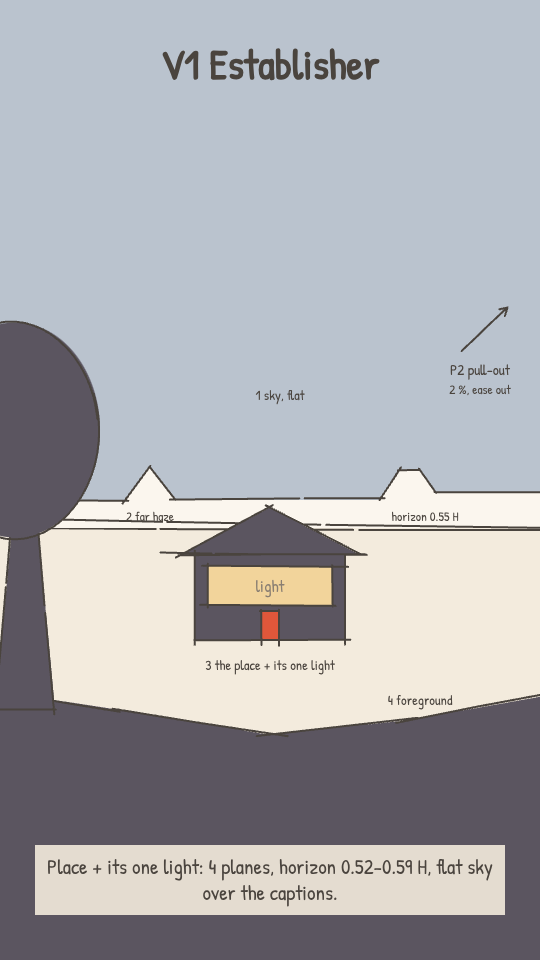
#> input picture video/docs/look/cine_sketches/V1.png, 540 x 960 px, given in place of flat_bands.png, which was not available
$ python piece_paving.py
#> lines starting #> are read from the running program, lines starting #| are printed output that depends on the picture; pictures that were not available may be replaced by others from this repository, and a replacement may not be noted
### video/scripts/look/organic/oc_lib.py
"""oc_lib.py: the organic proof's shared tools (docs/look/organic/organic_proof.md). Seeded and deterministic: the
same inputs give the same bytes. numpy (BSD-3), SciPy (BSD-3), OpenCV (Apache-2.0), pyfastnoiselite (MIT, the
FastNoiseLite noise: libraries.md rank 2) and MyPaint's engine through peinten (MIT port of libmypaint, ISC; brushes
CC0: libraries.md rank 1), run by mypaint_bake.mjs. Lengths are px of the 1080 x 1920 frame.

  seeded(*keys)                 a numpy Generator from a string key (sha256, as scripts/look/paint)
  fnl(shape, seed, freq, ...)   FastNoiseLite OpenSimplex2 fBm on a pixel grid, optionally domain-warped
  oklab / lab helpers           sRGB <-> OKLab, CIE L*
  flat_labels(rgba)             the regions of a flat vector render (its exact fill colours; AA seams split)
  StrokePlan                    marks by pass, written as a MyPaint job (brush, points with pressure, colour, width)
  mypaint(base, strokes)        lays the marks with MyPaint's engine over a base RGBA (smudge brushes pick it up)
  edge_alpha_light(...)         lost and found silhouette edges by the light (shapes.md section 3.3)"""
from __future__ import annotations

import hashlib
import json
import math
import os
import subprocess
import sys
import tempfile

import cv2
import numpy as np
from scipy import ndimage as ndi

HERE = os.path.dirname(os.path.abspath(__file__))
VIDEO = os.path.abspath(os.path.join(HERE, '..', '..', '..'))
ORG_DOCS = os.path.join(VIDEO, 'docs', 'look', 'organic')
SCRATCH = os.environ.get('OC_SCRATCH', '/tmp/organic/organic_proof')
FW, FH = 1080, 1920
BAND = (290, 600)          # the caption band (LAYOUT.md section 1): nothing painted may change it

# ------------------------------------------------------------------------------------------- seeds and noise


def seeded(*keys) -> np.random.Generator:
    h = hashlib.sha256('/'.join(str(k) for k in keys).encode()).digest()
    return np.random.default_rng(int.from_bytes(h[:8], 'little'))


def seed_int(*keys) -> int:
    h = hashlib.sha256('/'.join(str(k) for k in keys).encode()).digest()
    return int.from_bytes(h[:4], 'little') & 0x7FFFFFFF


# [28 lines left out: function fnl, not called in this run]


def smoothstep(a, b, x):
    t = np.clip((x - a) / (b - a), 0.0, 1.0)
    return t * t * (3 - 2 * t)


# ------------------------------------------------------------------------------------------------- colour

def srgb2lin(c):
    c = np.asarray(c, np.float64)
    return np.where(c <= 0.04045, c / 12.92, ((c + 0.055) / 1.055) ** 2.4)


def lin2srgb(c):
    c = np.asarray(c, np.float64)
    return np.where(c <= 0.0031308, 12.92 * c, 1.055 * np.clip(c, 0, None) ** (1 / 2.4) - 0.055)


_M1 = np.array([[0.4122214708, 0.5363325363, 0.0514459929], [0.2119034982, 0.6806995451, 0.1073969566],
                [0.0883024619, 0.2817188376, 0.6299787005]])
_M2 = np.array([[0.2104542553, 0.7936177850, -0.0040720468], [1.9779984951, -2.4285922050, 0.4505937099],
                [0.0259040371, 0.7827717662, -0.8086757660]])
_M1i, _M2i = np.linalg.inv(_M1), np.linalg.inv(_M2)


def rgb2ok(rgb):
    """sRGB (0..1, last axis RGB) -> OKLab."""
    return np.cbrt(srgb2lin(rgb) @ _M1.T) @ _M2.T


def ok2rgb(lab):
    lms = np.asarray(lab, np.float64) @ _M2i.T
    return np.clip(lin2srgb((lms ** 3) @ _M1i.T), 0, 1)


def hx(h):
    return np.array([int(h[i:i + 2], 16) / 255 for i in (1, 3, 5)])


def hexof(rgb):
    r, g, b = (int(round(float(v) * 255)) for v in np.clip(rgb, 0, 1))
    return f'#{r:02x}{g:02x}{b:02x}'


# [4 lines left out: function Lstar, not called in this run]


def shift_ok(rgb, dL=0.0, da=0.0, db=0.0):
    return ok2rgb(rgb2ok(rgb) + np.array([dL, da, db]))


# ---------------------------------------------------------------------------------------------------- I/O

def load_rgba(path):
    im = cv2.imread(path, cv2.IMREAD_UNCHANGED)
#> im is the input picture: shape (960, 540, 3); mean B, G, R 176.6, 172.1, 171.7
    if im.ndim == 2:
        im = cv2.cvtColor(im, cv2.COLOR_GRAY2BGRA)
    if im.shape[2] == 3:
        im = np.dstack([im, np.full(im.shape[:2], 255, np.uint8)])
#> im: shape (960, 540, 4)
    rgba = im[..., [2, 1, 0, 3]].astype(np.float64) / 255.0
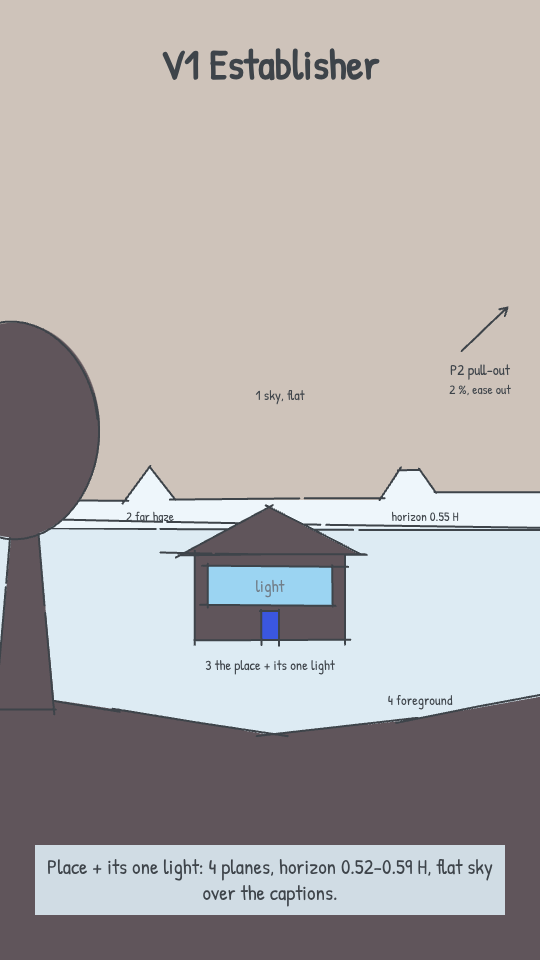
#> rgba: shape (960, 540, 4) float64; mean B, G, R, A 0.673, 0.675, 0.692, 1
    return rgba


def save_rgba(path, rgba):
    a = np.clip(np.round(np.asarray(rgba) * 255), 0, 255).astype(np.uint8)
    cv2.imwrite(path, a[..., [2, 1, 0, 3]], [cv2.IMWRITE_PNG_COMPRESSION, 9])


# [182 lines left out: functions save_rgb, over, flat_labels, clean_labels, recolour, boundaries and 6 more, not called in this run]


# ------------------------------------------------------------------------------------------- the strokes

class StrokePlan:
    """Marks by pass, each a MyPaint stroke: {brush, pts: [[x, y, p]], color, width, opacity, seed}. The pressure
    profile is a hand's: a quick attack, a hold, a lifted tail (a dry end)."""

    ATT = {'wash': 0.15, 'form': 0.12, 'accent': 0.2, 'blend': 0.3, 'edge': 0.15, 'dab': 0.35, 'lost': 0.25}

    # [86 lines left out: functions __init__, pressure, add, count, mypaint, outward_normal and 1 more, not called in this run]

### video/scripts/look/organic/piece_paving.py
"""piece_paving.py: the organic paving of our bank (docs/look/organic/organic_proof.md section 2.4). Measured on v6
(shapes.md 2.5, techniques.md 1): 80 % of the paving's edge length straight, 68 % ruler lines (the treads' nosings and
the joints cross the frame), 86 % crisp, 1 % lost, perfect-ellipse shadows, dead-flat fields. This keeps v6's design
(the coping, the landing, five treads, their lips, the alternating flags, the joints to the second vanishing point;
read from the engine: OrganicFlat 'bands' for the exact geometry, OrganicS1 'noProps' for the scene's own colours)
and repaints it by the shapes lane's ground rules (shapes.md 3.2 "Ground") and the near plane's dose:
  1. HAND-LAID: a sub-pixel bow on every long line (no wobble); each joint broken into pieces with lost gaps (10-25 %
     of its length) and faded ends; each flag its own value (+-1-3.5 L*): flags suggested by value patches.
  2. LIGHT: the whole bank a ramp toward the low sun and the canal (+-3 L*, warmer toward the light), a slow mottle.
  3. MARKS (MyPaint): flat-brush strokes along the treads toward the vanishing point, their size by perspective
     (bigger near, finer toward the canal), a value step off the flag's own, denser where an edge is lost; on the
     nosings, where the lip and the tread meet at a close value, strokes lap across (the ruler line breaks).
  4. SHADOWS (the ground's, baked; techniques.md 3.6): the props' contact and cast shadows recovered exactly from the
     engine (the frame / the frame with the ground's shadows off), their outlines displaced at the shadow octaves and
     their far ends softened: natural shapes lying across the man-made grid, never perfect ellipses.
The props, Pip and the bench stay the scene's own, crisp, drawn over this piece in the engine (OrganicSteps)."""
from __future__ import annotations

import math
import os
import sys

import cv2
import numpy as np
from scipy import ndimage as ndi

HERE = os.path.dirname(os.path.abspath(__file__))
sys.path.insert(0, HERE)
import oc_lib as L  # noqa: E402

BOX = (0, 1140, 1080, 780)               # frame px: x, y, w, h (our bank: y 1144-1920)
VP = (-1100.0, 1000.0)                   # the ground's vanishing point along the canal (V2S1_steps_stone GROUND_VP)
LIGHT2 = np.array([-0.75, -0.66])        # toward the low sun (and the canal), in the picture


def ground_scale(x, y):
    """V2S1_steps_stone groundScale: 1 at x 540 on the line y540 = 1500; things shrink toward the vanishing point."""
    return ((x - VP[0]) / (540 - VP[0])) * (np.maximum(y - VP[1], 1) / (1500 - VP[1])) ** 0.5


def components(lab):
    comp = np.full(lab.shape, -1, np.int32)
    colour_of = []
    n = 0
    for l in np.unique(lab[lab >= 0]):
        cc, k = ndi.label(lab == l)
        comp[cc > 0] = cc[cc > 0] - 1 + n
        colour_of += [l] * k
        n += k
    return comp, np.array(colour_of, np.int32)


def make(out_dir, seed=('organic', 'paving', 1), dose=1.0, renders=None):
    os.makedirs(out_dir, exist_ok=True)
    R = renders or os.path.join(L.SCRATCH, 'renders')
    X0, Y0, W, H = BOX
    crop = lambda im: im[Y0:Y0 + H, X0:X0 + W]
    flat = crop(L.load_rgba(os.path.join(R, 'flat_bands.png')))
    nop = crop(L.load_rgba(os.path.join(R, 'v6_noProps.png')))[..., :3]
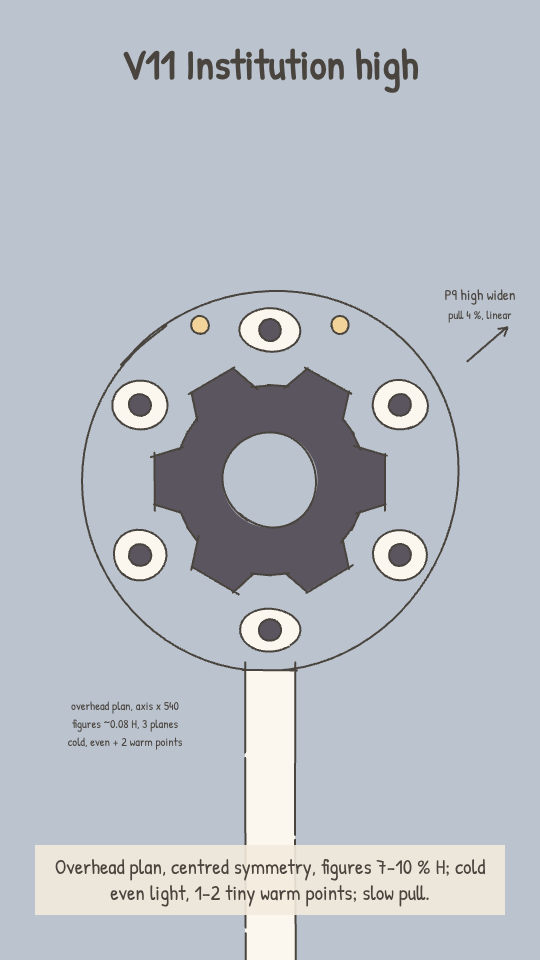
#> input picture video/docs/look/cine_sketches/V11.png, 540 x 960 px, given in place of v6_noProps.png, which was not available
#> in load_rgba, im is the input picture: shape (960, 540, 3); mean B, G, R 197.1, 188.7, 182.5
    v6 = crop(L.load_rgba(os.path.join(R, 'v6.png')))[..., :3]
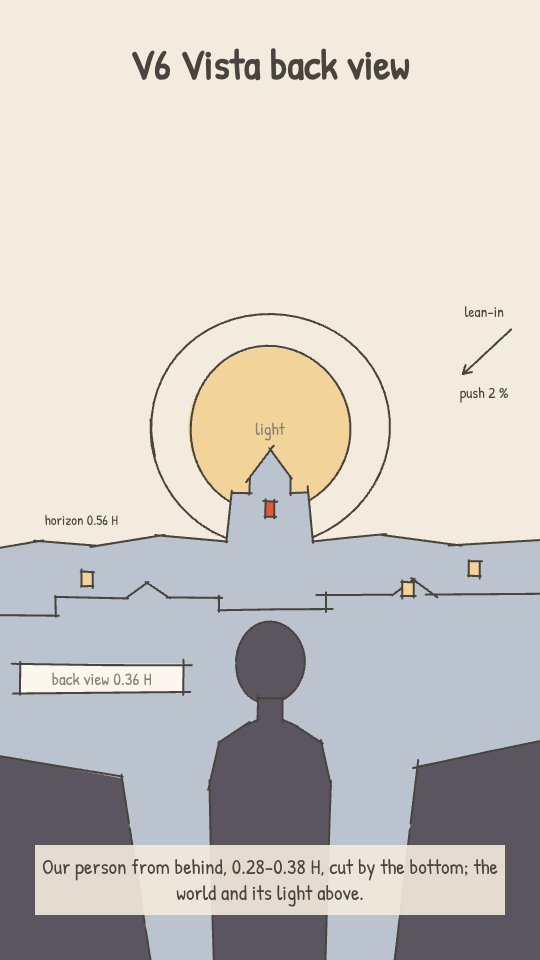
#> input picture video/docs/look/cine_sketches/V6.png, 540 x 960 px, found by its file name
#> in load_rgba, im is the input picture: shape (960, 540, 3); mean B, G, R 195, 201, 205.3
#> in load_rgba (call 3), `rgba = im[..., [2, 1, 0, 3]].astype(np.float64) / 255.0`:
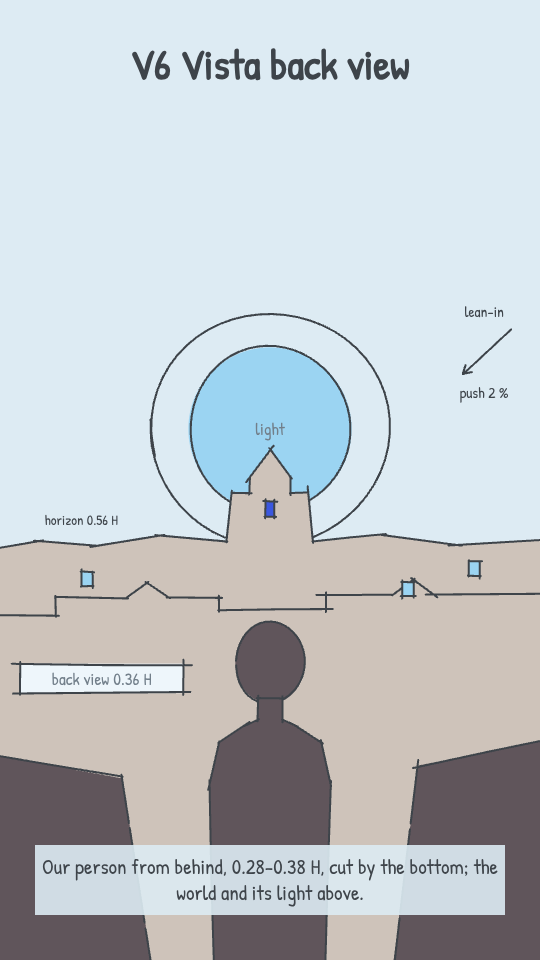
#> rgba: shape (960, 540, 4) float64; mean B, G, R, A 0.805, 0.788, 0.765, 1
    gu = crop(L.load_rgba(os.path.join(R, 'v6_groundUnlit.png')))[..., :3]
    nopip = crop(L.load_rgba(os.path.join(R, 'v6_noPip.png')))[..., :3]
    alpha = flat[..., 3]
    bank = alpha > 0.5
    fy = np.arange(H)[:, None] + Y0
    fx = np.arange(W)[None, :] + X0
    rng = L.seeded(seed, 'paving')
    # ---- 1. the design: v6's regions with the scene's own colours (the flat's geometry: no occluders)
    lab, cols = L.flat_labels(flat)

    def bow(tag):
        out = np.zeros((H, W))
        for i, (lam, a) in enumerate([(160, 0.7), (60, 0.3)]):
            nz = L.fnl((H, W), L.seed_int(seed, tag, i), 1.0 / lam, octaves=1)
            out += a * nz / (nz.std() + 1e-9)
        return out.astype(np.float32)
    lab = L.warp_labels(lab, bow('bx'), bow('by'))
    lab[~bank] = -1
    lab = L.clean_labels(lab, 30)
    comp, colour_of = components(lab)
    n = len(colour_of)
    occl = (np.abs(v6 - nopip).max(2) > 1 / 255) | (np.abs(gu - nop).max(2) > 1 / 255)    # Pip, the props
    occl = ndi.binary_dilation(occl, iterations=2)
    med = np.zeros((n, 3))
    for i in range(n):
        m = (comp == i)
        mm = m & ~occl
        med[i] = np.median(nop[mm if mm.sum() > 3 else m], axis=0)
    base = np.zeros((H, W, 3))
    base[comp >= 0] = med[comp[comp >= 0]]
    okb = L.rgb2ok(base)
    Lb = L.Lstar(base)
    # the faces: big (flags, tread tops) and thin (joints, lips): thickness from the inside distance
    area = ndi.sum(np.ones_like(comp), comp, index=np.arange(n))
    objs = ndi.find_objects(comp + 1, max_label=n)
    thick = np.zeros(n)
    for i, sl in enumerate(objs):
        if sl is not None:
            thick[i] = 2 * ndi.distance_transform_edt(np.pad(comp[sl] == i, 1))[1:-1, 1:-1].max()
    # ---- flags: each its own value; joints broken into pieces with lost gaps and faded ends
    tgt = okb.copy()
    yy, xx = np.mgrid[0:H, 0:W].astype(np.float64)
    for i in range(n):
        if area[i] < 40:
            continue
        m = comp == i
        if thick[i] >= 8:                                        # a flag or a tread's lit top: its own value
            tgt[m, 0] += rng.uniform(-0.03, 0.03) * rng.uniform(0.35, 1.0)
        else:                                                    # a thin joint or lip: broken, its ends fading
            ys, xs = np.nonzero(m)
            if len(xs) < 30:
                continue
            cx, cy = xs.mean(), ys.mean()
            cxx, cyy, cxy = ((xs - cx) ** 2).mean(), ((ys - cy) ** 2).mean(), ((xs - cx) * (ys - cy)).mean()
            ang = 0.5 * math.atan2(2 * cxy, cxx - cyy)
            t = (xs - cx) * math.cos(ang) + (ys - cy) * math.sin(ang)
            t = (t - t.min()) / max(t.max() - t.min(), 1)
            Lt = t.max() if t.max() > 0 else 1
            # the neighbour's colour (the flag beside it)
            ring = ndi.binary_dilation(m, iterations=3) & ~m & (comp >= 0)
            if not ring.any():
                continue
            nb = np.median(okb[ring], axis=0)
            fade = np.clip(np.minimum(t, 1 - t) / 0.14, 0, 1)                # faded ends
            gaps = np.zeros_like(t)
            for g in range(int(rng.integers(1, 3)) if (xs.max() - xs.min()) > 60 else 0):
                c0, half = rng.uniform(0.2, 0.8), rng.uniform(0.05, 0.12)
                gaps = np.maximum(gaps, np.clip(1 - np.abs(t - c0) / half, 0, 1) ** 0.6)
            keep = fade * (1 - gaps)
            tgt[ys, xs] = tgt[ys, xs] * keep[:, None] + nb * (1 - keep[:, None])
    # ---- 2. the light: a ramp toward the low sun and the canal, warmer toward it; a slow mottle
    proj = ((xx - W / 2) * LIGHT2[0] + (yy - H / 2) * LIGHT2[1]) / (0.5 * math.hypot(W, H))
    mott = L.fnl((H, W), L.seed_int(seed, 'mott'), 1 / 90.0, octaves=2)
    tgt[..., 0] += 0.022 * np.clip(proj, -1, 1) + 0.008 * mott
    tgt[..., 2] += 0.005 * np.clip(proj, -1, 1)
    target = L.ok2rgb(tgt)
    # ---- 3. the marks, along the treads toward the vanishing point, sized by perspective
    plan = L.StrokePlan((seed, 'paving', 'plan'))
    r = plan.rng
    bnd = L.boundaries(np.where(bank, comp, -1)) & bank
    Lbig = cv2.dilate(Lb.astype(np.float32), np.ones((5, 5), np.uint8)) - cv2.erode(Lb.astype(np.float32), np.ones((5, 5), np.uint8))
    lostb = bnd & (Lbig < 6.0)
    ldist = ndi.distance_transform_edt(~lostb)
    used = set()
    ys, xs = np.nonzero(bank & (comp >= 0))
    pick = r.permutation(len(xs))
    nmark = 0
    budget = int(800 * dose)
    for j in pick:
        if nmark >= budget:
            break
        x, y = xs[j], ys[j]
        i = comp[y, x]
        if thick[i] < 8:
            continue
        gs = float(ground_scale(x + X0, y + Y0))
        # density: a base everywhere, more near lost edges; fewer per px where the marks are big (near)
        p = (0.0035 + 0.02 * math.exp(-ldist[y, x] / (10 * gs))) / max(gs, 0.3) ** 1.5
        if r.random() > p * 6:
            continue
        dx_, dy_ = VP[0] - (x + X0), VP[1] - (y + Y0)
        dn = math.hypot(dx_, dy_)
        ux, uy = dx_ / dn, dy_ / dn
        Ls = r.uniform(30, 80) * gs
        wd = r.uniform(7, 14) * gs
        if Ls < 8 or wd < 2.5:
            continue
        c = L.rgb2ok(target[y, x]) + np.array([r.choice([-1, 1]) * r.uniform(0.005, 0.013), 0, r.normal(0, 0.003)])
        ck = 'c%d' % colour_of[i]
        used.add(ck)
        near_lost = ldist[y, x] < 6 * gs and r.random() < 0.3
        plan.add('flag', 'tanda/acrylic-04-paint', [(x - ux * Ls / 2, y - uy * Ls / 2), (x + ux * Ls / 2, y + uy * Ls / 2)], L.ok2rgb(c), wd,
                 r.uniform(0.45, 0.75), clip=None if near_lost else ck, ds=1.0)
        nmark += 1
    # the long nosings: where the lip meets the tread at a close value, strokes lap across (the ruler line breaks)
    lys, lxs = np.nonzero(lostb & (Lbig > 1.0))
    taken = np.zeros((H, W), bool)
    for j in r.permutation(len(lxs)):
        x, y = lxs[j], lys[j]
        gs = float(ground_scale(x + X0, y + Y0))
        sp = int(max(14, 60 * gs))
        if taken[max(0, y - sp // 3):y + sp // 3 + 1, max(0, x - sp):x + sp + 1].any() or r.random() > 0.35 * dose:
            continue
        taken[y, x] = True
        dx_, dy_ = VP[0] - (x + X0), VP[1] - (y + Y0)
        dn = math.hypot(dx_, dy_)
        ux, uy = dx_ / dn, dy_ / dn
        side = 1 if r.random() < 0.5 else -1
        sx, sy = int(np.clip(x - uy * 4 * side, 0, W - 1)), int(np.clip(y + ux * 4 * side, 0, H - 1))
        Ls = r.uniform(26, 60) * gs
        off = side * r.uniform(0.5, 2.0) * gs
        cx_, cy_ = x - uy * off, y + ux * off
        plan.add('lost', 'tanda/acrylic-04-paint', [(cx_ - ux * Ls / 2, cy_ - uy * Ls / 2), (cx_ + ux * Ls / 2, cy_ + uy * Ls / 2)],
                 target[sy, sx], r.uniform(3.5, 7.0) * gs, r.uniform(0.55, 0.85), ds=1.0)
    clips = {ck: ndi.binary_dilation(lab == int(ck[1:]), iterations=1).astype(np.float64) for ck in sorted(used)}
    base_rgba = np.dstack([target, alpha])
    painted, sec = L.mypaint(base_rgba, plan.strokes, clips=clips, tag='paving')
    # ---- 4. the ground's shadows, recovered exactly, then made natural
    shadow = bank & ~occl
    F = np.ones((H, W, 3))
    F[shadow] = np.clip(v6[shadow] / np.maximum(gu[shadow], 1e-3), 0.3, 1.0)
    # under the props (hidden there anyway) the factor continues: inpainted
    unk = (bank & occl).astype(np.uint8)
    F8 = np.clip(np.round(F * 255), 0, 255).astype(np.uint8)
    F8 = np.dstack([cv2.inpaint(np.ascontiguousarray(F8[..., c]), unk, 5, cv2.INPAINT_TELEA) for c in range(3)])
    F = F8.astype(np.float64) / 255.0
    # natural outlines: the factor field displaced at the shadow octaves (60 / 24 px), a soft penumbra
    def disp(tag, octs):
        out = np.zeros((H, W), np.float32)
        for i, (lam, a) in enumerate(octs):
            nz = L.fnl((H, W), L.seed_int(seed, tag, i), 1.0 / lam, octaves=1)
            out += a * nz / (nz.std() + 1e-9)
        return out
    gyy, gxx = np.mgrid[0:H, 0:W].astype(np.float32)
    octs = [(70.0, 2.6), (26.0, 1.2), (11.0, 0.6)]
    Fw = cv2.remap(F.astype(np.float32), gxx + disp('sx', octs), gyy + disp('sy', octs), cv2.INTER_LINEAR, borderMode=cv2.BORDER_REPLICATE)
    soft = np.clip(1.0 - F.min(axis=2), 0, 1)
    Fw = np.dstack([cv2.GaussianBlur(Fw[..., c], (0, 0), 1.6) for c in range(3)])
    out = painted.copy()
    out[..., :3] = np.clip(painted[..., :3] * Fw, 0, 1)
    L.save_rgba(os.path.join(out_dir, 'paving_base.png'), base_rgba)
    L.save_rgba(os.path.join(out_dir, 'paving.png'), out)
    stats = dict(box=list(BOX), regions=n, strokes=plan.count(), mypaint_s=round(sec, 2), shadow_px=int((soft > 0.02).sum()))
    return out, stats


if __name__ == '__main__':
    o = sys.argv[1] if len(sys.argv) > 1 else os.path.join(L.SCRATCH, 'pieces')
#> (the run stopped early here; a loop or call above may not have finished)
